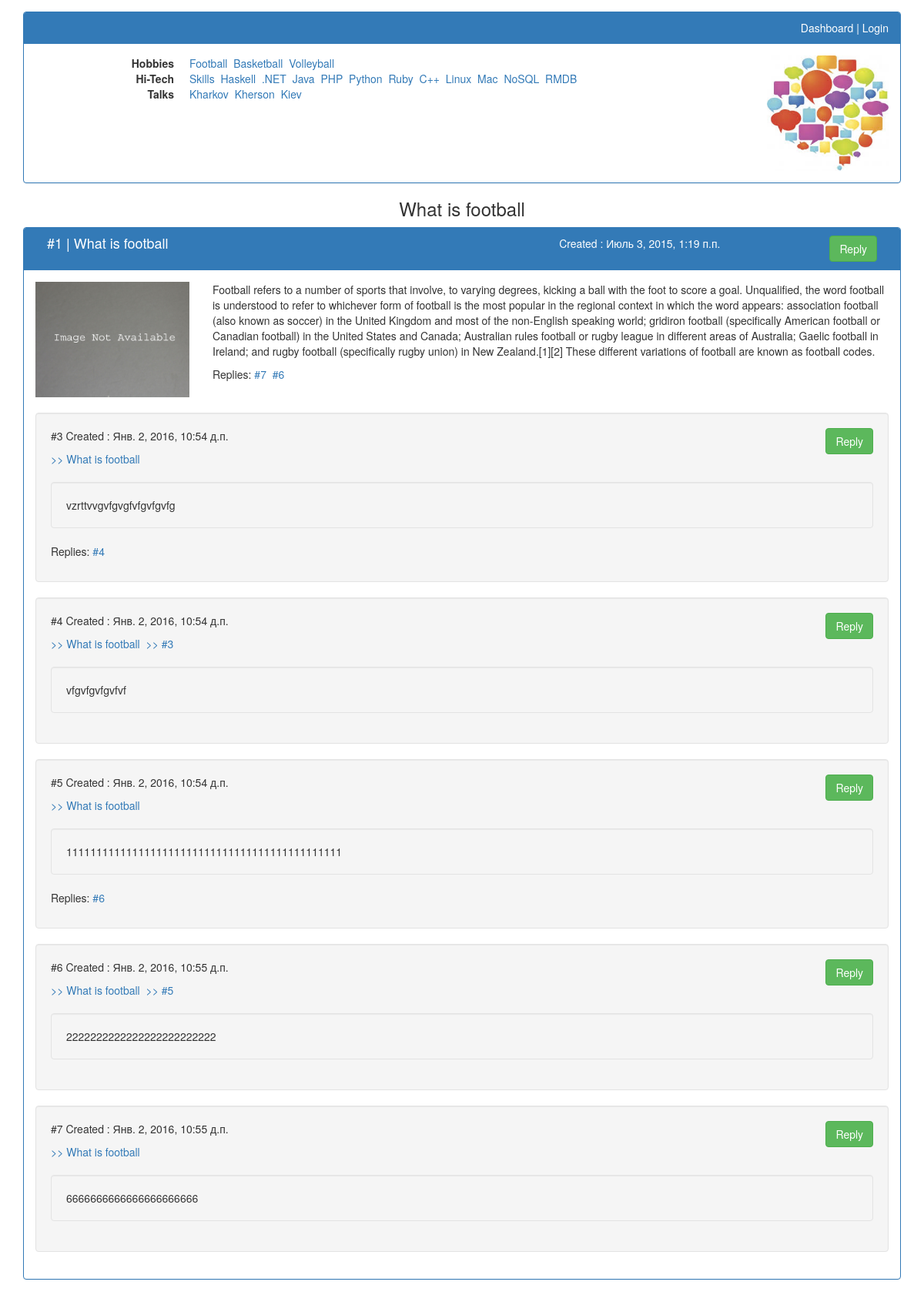
Before: /thread/1/ with the older database file.
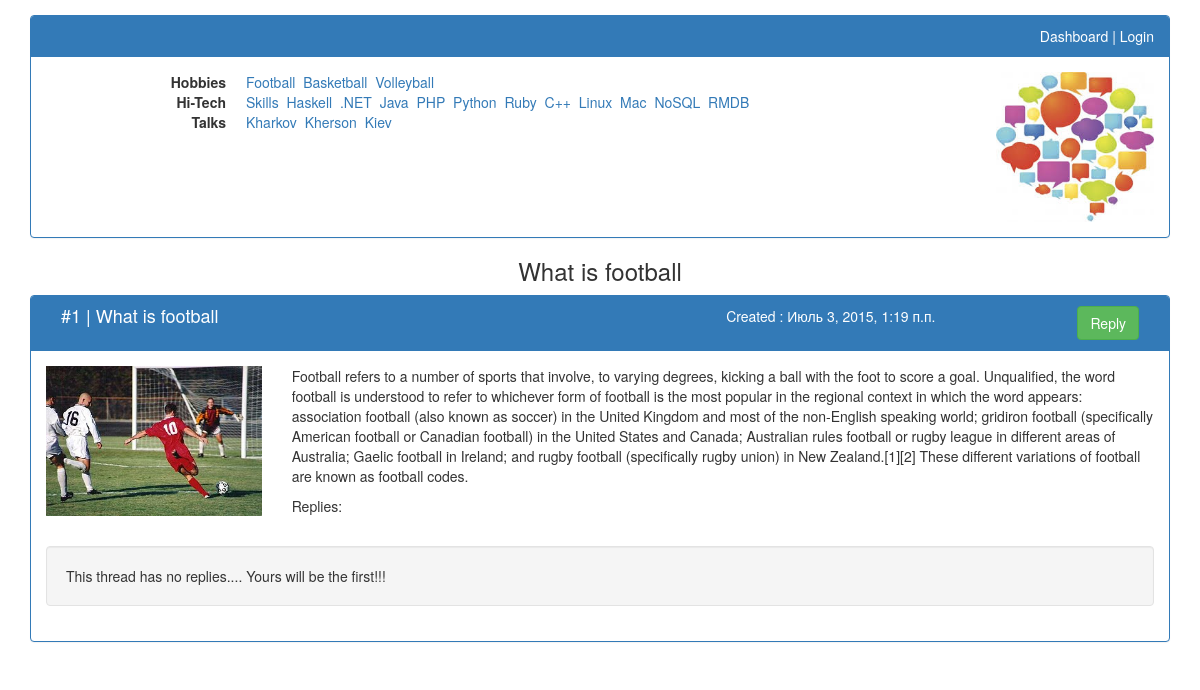
After: the same page with the newer database file.
### IT_FORUM/models.py (models this page shows, shortened)
class Category(models.Model):
    class Meta:
        db_table = 'category'
        verbose_name = 'Thread category'
        verbose_name_plural = 'Thread categories'
    category_title = models.CharField(max_length=250, verbose_name='Title', blank=False, unique=True)
    parent_category = models.ForeignKey("self", blank=True, null=True)
    def __str__(self):
        return self.category_title

class Thread(models.Model):
    class Meta:
        db_table = 'thread'
        verbose_name = 'Thread'
        verbose_name_plural = 'Threads'
    thread_author = models.CharField(max_length=250, verbose_name='Your name', blank=True)
    thread_author_email = models.EmailField(verbose_name='Your e-mail', blank=True)
    thread_title = models.CharField(max_length=250, verbose_name='Thread title', blank=False, unique=True)
    thread_text = models.TextField(verbose_name='Thread description', blank=False)
    thread_date = models.DateTimeField(auto_now_add=True, verbose_name='Created', blank=False)
    thread_change_date = models.DateTimeField(auto_now=True, verbose_name='Changed')
    thread_category = models.ForeignKey(Category)
    thread_image = models.ImageField(upload_to="", default="ImageNot.jpg")

class Reply(models.Model):
    class Meta:
        db_table = 'reply'
        verbose_name = 'Reply'
        verbose_name_plural = 'Replies'
    reply_author = models.CharField(max_length=250, verbose_name='Your name', blank=True)
    reply_author_email = models.EmailField(verbose_name='Your e-mail', blank=True)
    reply_text = models.TextField(verbose_name='Reply text', blank=False)
    reply_date = models.DateTimeField(auto_now_add=True, verbose_name='Created', blank=False)
    reply_to_thread = models.ForeignKey(Thread, null=True)
    reply_to_reply = models.ForeignKey("self", blank=True, null=True, related_name='replies_to_this')
    def __str__(self):
        return str(self.id)

### IT_FORUM/views.py (the view)
# urls.py: url(r'thread/([0-9]+)/$', thread_page, name="thread_page"),
def thread_page(request, thread_id=1):
    args = dict()
    args['main_categories'] = get_cat_and_subcat_dict(request)
    args['replies'] = list(Reply.objects.filter(reply_to_thread__id=thread_id))
    request.session['thread_id'] = thread_id
    if request.user.is_authenticated():
        form = ReplyForm(initial={'reply_author': request.user.get_username(),
                                  'reply_author_email': request.user.email})
        form.fields['reply_author'].widget.attrs['readonly'] = True
        form.fields['reply_author_email'].widget.attrs['readonly'] = True
        args["form"] = form
    else:
        args["form"] = ReplyForm
    args['thread'] = Thread.objects.get(id=thread_id)
    return render(request, "One_thread_content.html", args)

### IT_FORUM/views.py (called while the page is built)
def get_cat_and_subcat_dict(request):
    categories_with_subcategories_dict = dict()
    categories_with_subcategories_dict["Hobbies"] = Category.objects.filter(
        parent_category__category_title="Hobbies")
    categories_with_subcategories_dict["Hi_Tech"] = Category.objects.filter(
        parent_category__category_title="Hi-Tech")
    categories_with_subcategories_dict["Talks"] = Category.objects.filter(
        parent_category__category_title="Talks")
    if request.user.is_authenticated():
        categories_with_subcategories_dict["Big_Boss"] = Category.objects\
            .filter(parent_category__category_title="Big Boss")
        categories_with_subcategories_dict["HR"] = Category.objects.filter(
            parent_category__category_title="HR")
    return categories_with_subcategories_dict

### templates/One_thread_content.html (shortened to what this page needs)
{% extends 'Threads_page_header.html' %}
{% load staticfiles %}
{% load bootstrap3 %}
{% block one_thread_page_content %}
    <div class="col-lg-12" id="thread_category_header">
        <h3>{{ thread.thread_title }}</h3>
    </div>
    <div class="col-lg-8 col-lg-offset-2">
    </div>
    <div class="col-lg-12">
        <div class="panel panel-primary">
            <div class="panel-heading clearfix" id="{{ thread.id }}">
                <div class="col-lg-7" id="thread_title"><h4>#{{ thread.id }} | {{ thread.thread_title }}</h4></div>
                <div class="col-lg-3" id="thread_date">
                    <p>Created : {{ thread.thread_date }}</p>
                </div>
                <div class="col-lg-2" id="button_div">
                    <button class="btn btn-success show_add_reply_form" data-reply_id="">Reply</button>
                </div>
            </div>
            <div class="panel-body">
                <div class="media">
                    <div class="media-left">
                        <img class="media-object logo_image" src="{{ thread.thread_image.url }}" alt="Thread photo.jpg">
                    </div>
                    <div class="media-body">
                        <p>{{ thread.thread_text }}</p>
                        <p>Replies:
                            {% for reply in replies|slice:"-2:" reversed %}
                                <a href="#{{ reply.id }}">#{{ reply.id }}&nbsp</a>
                            {% endfor %}
                    </div>
                </div>
                {% for reply in replies %}
                    <div class="well reply">
                        <div class="row">
                            <div class="col-lg-10" id="{{ reply.id }}">
                                <p>#{{ reply.id }} Created : {{ reply.reply_date }}</p>
                                <a href="#{{ thread.id }}">>> {{ thread.thread_title }}&nbsp</a>
                                {% if reply.reply_to_reply %}
                                    <a href="#{{ reply.reply_to_reply }}">>> #{{ reply.reply_to_reply }}</a>
                                {% endif %}
                            </div>
                            <div class="col-lg-2" id="button_div">
                                <button class="btn btn-success show_add_reply_form" data-reply_id="{{ reply.id }}">Reply</button>
                            </div>
                        </div>
                        <div class="well reply">{{ reply.reply_text }}</div>
                        {% if reply.replies_to_this.all %}
                            <p>Replies:
                                {% for reply in reply.replies_to_this.all %}
                                    <a href="#{{ reply.id }}"> #{{ reply.id }}&nbsp</a>
                                {% endfor %}
                            </p>
                        {% endif %}
                    </div>
                {% empty %}
                    <div class="well reply">This thread has no replies.... Yours will be the first!!!</div>
                {% endfor %}
            </div>
        </div>
    </div>
{% endblock %}

### templates/Threads_page_header.html (shortened to what this page needs)
{% extends 'BasePage.html' %}
{% load staticfiles %}
{% block threads_page_header %}
    <div class="col-lg-12">
        <div class="panel panel-primary">
            <div class="panel-heading" id="threads_header_panel_header">
                {% if user.is_anonymous %}
                    <a href="{% url 'home' %}">Dashboard</a> |
                    <a href="{% url 'user_login' %}">Login</a>
                {% else %}
                    <a href="{% url 'home' %}">Dashboard</a> | {{ user }}
                {% endif %}
            </div>
            <div class="panel-body">
                <div class="media">
                    <div class="media-body">
                        <dl class="dl-horizontal">
                            <dt>Hobbies</dt>
                            <dd>
                                {% for sub_cat in main_categories.Hobbies %}
                                    <a href="{% url 'threads_category_page' sub_cat.id %}">{{ sub_cat }}&nbsp</a>
                                {% endfor %}
                            </dd>
                            <dt>Hi-Tech</dt>
                            <dd>
                                {% for sub_cat in main_categories.Hi_Tech %}
                                    <a href="{% url 'threads_category_page' sub_cat.id %}">{{ sub_cat }}&nbsp</a>
                                {% endfor %}
                            </dd>
                            <dt>Talks</dt>
                            <dd>
                                {% for sub_cat in main_categories.Talks %}
                                    <a href="{% url 'threads_category_page' sub_cat.id %}">{{ sub_cat }}&nbsp</a>
                                {% endfor %}
                            </dd>
                        </dl>
                    </div>
                    <div class="media-right">
                        <img class="media-object logo_image"
                             src="{% static 'site_images/Logo.jpg' %}"
                             alt="Logo.jpg">
                    </div>
                </div>
            </div>
        </div>
    </div>
    {% block one_thread_page_content %}{% endblock %}
{% endblock %}

Changed rows visible on the page:
removed Reply: id "7", reply_date "Янв. 2, 2016, 10:55 д.п.", {{ thread.thread_title }} "What is football", reply_text "6666666666666666666666"
removed Reply: id "6", reply_date "Янв. 2, 2016, 10:55 д.п.", {{ thread.thread_title }} "What is football", reply_to_reply "5", reply_text "2222222222222222222222222"
removed Reply: id "3", reply_date "Янв. 2, 2016, 10:54 д.п.", {{ thread.thread_title }} "What is football", reply_text "vzrttvvgvfgvgfvfgvfgvfg"
removed Reply: id "4", reply_date "Янв. 2, 2016, 10:54 д.п.", {{ thread.thread_title }} "What is football", reply_to_reply "3", reply_text "vfgvfgvfgvfvf"
removed Reply: id "5", reply_date "Янв. 2, 2016, 10:54 д.п.", {{ thread.thread_title }} "What is football", reply_text "1111111111111111111111111111111111111111111111"
changed Thread "What is football": thread_image: a different picture
Other visible differences:
text now shown: "This thread has no replies.... Yours will be the first!!!"
